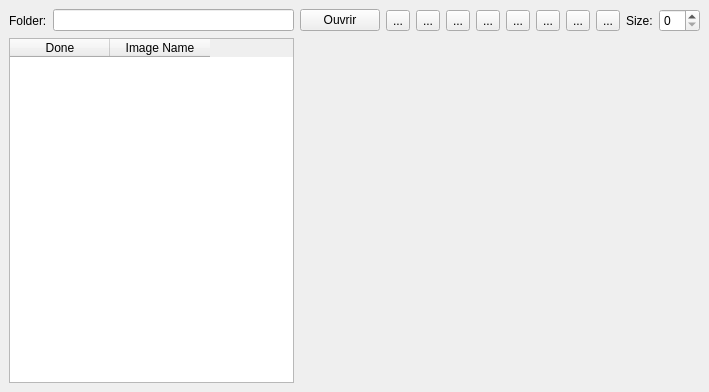
<?xml version="1.0" encoding="UTF-8"?>
<ui version="4.0">
 <class>WinMapper</class>
 <widget class="QDockWidget" name="WinMapper">
  <property name="geometry">
   <rect>
    <x>0</x>
    <y>0</y>
    <width>709</width>
    <height>392</height>
   </rect>
  </property>
  <property name="windowTitle">
   <string>WinMapper</string>
  </property>
  <widget class="QWidget" name="dockWidgetContents">
   <layout class="QVBoxLayout" name="verticalLayout">
    <item>
     <layout class="QHBoxLayout" name="horizontalLayout">
      <item>
       <widget class="QLabel" name="label">
        <property name="maximumSize">
         <size>
          <width>60</width>
          <height>16777215</height>
         </size>
        </property>
        <property name="text">
         <string>Folder:</string>
        </property>
       </widget>
      </item>
      <item>
       <widget class="QLineEdit" name="lineEdit"/>
      </item>
      <item>
       <widget class="QPushButton" name="ouvrirButton">
        <property name="text">
         <string>Ouvrir</string>
        </property>
        <property name="icon">
         <iconset>
          <normaloff>../../../../../../../usr/share/icons/elementary/actions/16/gtk-open.svg</normaloff>../../../../../../../usr/share/icons/elementary/actions/16/gtk-open.svg</iconset>
        </property>
        <property name="iconSize">
         <size>
          <width>22</width>
          <height>22</height>
         </size>
        </property>
       </widget>
      </item>
      <item>
       <widget class="QToolButton" name="firstButton">
        <property name="text">
         <string>...</string>
        </property>
        <property name="icon">
         <iconset>
          <normaloff>../../../../../../../usr/share/icons/elementary/actions/16/go-first.svg</normaloff>../../../../../../../usr/share/icons/elementary/actions/16/go-first.svg</iconset>
        </property>
        <property name="iconSize">
         <size>
          <width>22</width>
          <height>22</height>
         </size>
        </property>
       </widget>
      </item>
      <item>
       <widget class="QToolButton" name="previousButton">
        <property name="text">
         <string>...</string>
        </property>
        <property name="icon">
         <iconset>
          <normaloff>../../../../../../../usr/share/icons/elementary/actions/16/go-previous.svg</normaloff>../../../../../../../usr/share/icons/elementary/actions/16/go-previous.svg</iconset>
        </property>
        <property name="iconSize">
         <size>
          <width>22</width>
          <height>22</height>
         </size>
        </property>
       </widget>
      </item>
      <item>
       <widget class="QToolButton" name="nextButton">
        <property name="text">
         <string>...</string>
        </property>
        <property name="icon">
         <iconset>
          <normaloff>../../../../../../../usr/share/icons/elementary/actions/16/forward.svg</normaloff>../../../../../../../usr/share/icons/elementary/actions/16/forward.svg</iconset>
        </property>
        <property name="iconSize">
         <size>
          <width>23</width>
          <height>22</height>
         </size>
        </property>
       </widget>
      </item>
      <item>
       <widget class="QToolButton" name="lastButton">
        <property name="text">
         <string>...</string>
        </property>
        <property name="icon">
         <iconset>
          <normaloff>../../../../../../../usr/share/icons/elementary/actions/16/gtk-goto-last-ltr.svg</normaloff>../../../../../../../usr/share/icons/elementary/actions/16/gtk-goto-last-ltr.svg</iconset>
        </property>
        <property name="iconSize">
         <size>
          <width>23</width>
          <height>22</height>
         </size>
        </property>
       </widget>
      </item>
      <item>
       <widget class="QToolButton" name="clearButton">
        <property name="text">
         <string>...</string>
        </property>
        <property name="icon">
         <iconset>
          <normaloff>../../../../../../../usr/share/icons/elementary/actions/24/gtk-clear.svg</normaloff>../../../../../../../usr/share/icons/elementary/actions/24/gtk-clear.svg</iconset>
        </property>
        <property name="iconSize">
         <size>
          <width>22</width>
          <height>22</height>
         </size>
        </property>
       </widget>
      </item>
      <item>
       <widget class="QToolButton" name="undoButton">
        <property name="text">
         <string>...</string>
        </property>
        <property name="icon">
         <iconset>
          <normaloff>../../../../../../../usr/share/icons/elementary/actions/24/gtk-undo-ltr.svg</normaloff>../../../../../../../usr/share/icons/elementary/actions/24/gtk-undo-ltr.svg</iconset>
        </property>
        <property name="iconSize">
         <size>
          <width>22</width>
          <height>22</height>
         </size>
        </property>
       </widget>
      </item>
      <item>
       <widget class="QToolButton" name="redoButton">
        <property name="text">
         <string>...</string>
        </property>
        <property name="icon">
         <iconset>
          <normaloff>../../../../../../../usr/share/icons/elementary/actions/24/gtk-redo-ltr.svg</normaloff>../../../../../../../usr/share/icons/elementary/actions/24/gtk-redo-ltr.svg</iconset>
        </property>
        <property name="iconSize">
         <size>
          <width>22</width>
          <height>22</height>
         </size>
        </property>
       </widget>
      </item>
      <item>
       <widget class="QToolButton" name="colorButton">
        <property name="text">
         <string>...</string>
        </property>
        <property name="icon">
         <iconset>
          <normaloff>../../../../../../../usr/share/glade3/pixmaps/hicolor/22x22/actions/widget-gtk-colorselection.png</normaloff>../../../../../../../usr/share/glade3/pixmaps/hicolor/22x22/actions/widget-gtk-colorselection.png</iconset>
        </property>
        <property name="iconSize">
         <size>
          <width>22</width>
          <height>22</height>
         </size>
        </property>
       </widget>
      </item>
      <item>
       <widget class="QLabel" name="label_2">
        <property name="maximumSize">
         <size>
          <width>50</width>
          <height>16777215</height>
         </size>
        </property>
        <property name="text">
         <string>Size:</string>
        </property>
       </widget>
      </item>
      <item>
       <widget class="QSpinBox" name="paintSizeSpinBox"/>
      </item>
     </layout>
    </item>
    <item>
     <layout class="QHBoxLayout" name="horizontalLayout_2">
      <item>
       <widget class="QTableWidget" name="imageTableWidget">
        <property name="showGrid">
         <bool>false</bool>
        </property>
        <property name="wordWrap">
         <bool>true</bool>
        </property>
        <property name="cornerButtonEnabled">
         <bool>true</bool>
        </property>
        <property name="rowCount">
         <number>0</number>
        </property>
        <property name="columnCount">
         <number>2</number>
        </property>
        <column>
         <property name="text">
          <string>Done</string>
         </property>
        </column>
        <column>
         <property name="text">
          <string>Image Name</string>
         </property>
        </column>
       </widget>
      </item>
      <item>
       <widget class="QLabel" name="imageView">
        <property name="minimumSize">
         <size>
          <width>400</width>
          <height>300</height>
         </size>
        </property>
        <property name="text">
         <string/>
        </property>
       </widget>
      </item>
     </layout>
    </item>
   </layout>
  </widget>
 </widget>
 <resources/>
 <connections/>
</ui>
